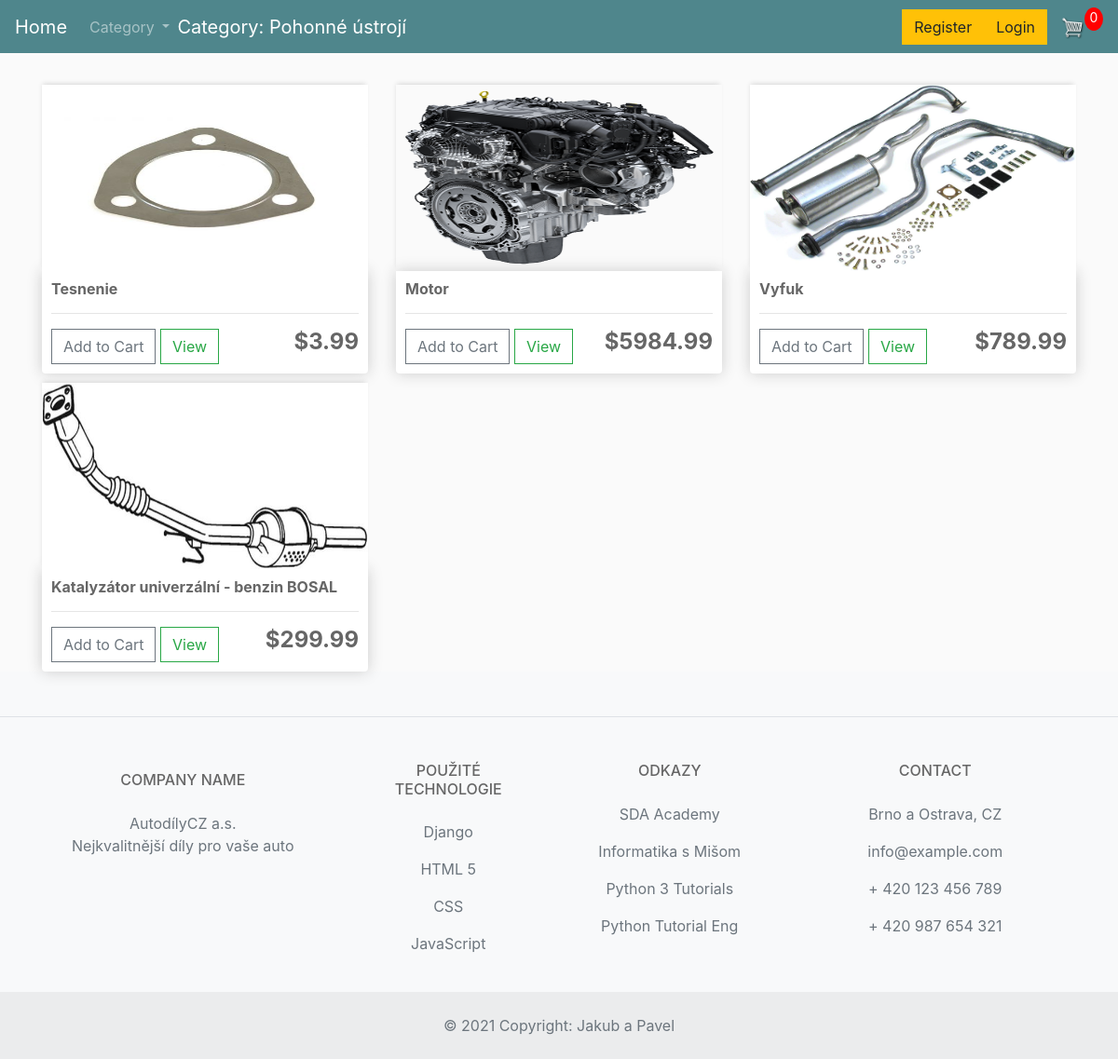
Page /category/1/ on the committed database.
### store/models.py (models this page shows, shortened)
class Category(models.Model):
    name = models.CharField(max_length=200)
    description = models.CharField(max_length=500, default="bez popisu")

class Product(models.Model):
    name = models.CharField(max_length=200)
    price = models.FloatField()
    digital = models.BooleanField(default=False, null=True, blank=True)
    Description = models.CharField(max_length=500, default="bez popisu")
    image = models.ImageField(null=True, blank=True)
    category = models.ManyToManyField(Category, related_name='products')
    @property
    def imageURL(self):
        try:
            url = self.image.url
        except:
            url = ''
        return url

### store/views.py (the view)
# urls.py: path('category/<int:pk>/', views.category, name='category'),
def category(request, pk):
    data = cartData(request)
    cartItems = data['cartItems']
    category = Category.objects.get(pk=pk)
    categorys = Category.objects.all()
    context = {'products': category.products.all(), 'cartItems': cartItems, 'categorys': categorys, 'category': category}
    return render(request, 'store/category.html', context)

### store/utils.py (called while the page is built, shortened)
def cookieCart(request):
    try:
        cart = json.loads(request.COOKIES['cart'])
    except:
        cart = {}
        print('CART:', cart)
    items = []
    order = {'get_cart_total': 0, 'get_cart_items': 0, 'shipping': False}
    cartItems = order['get_cart_items']
    return {'cartItems': cartItems, 'order': order, 'items': items}

def cartData(request):
    if request.user.is_authenticated:
        customer = request.user.customer
        order, created = Order.objects.get_or_create(customer=customer, complete=False)
        items = order.orderitem_set.all()
        cartItems = order.get_cart_items
    else:
        cookieData = cookieCart(request)
        cartItems = cookieData['cartItems']
        order = cookieData['order']
        items = cookieData['items']
    return {'cartItems': cartItems, 'order': order, 'items': items}

### store/templates/store/category.html
{% extends 'store/main.html' %}
{% load static %}
{% block "menu" %}
    <a class="navbar-brand">Category: {{ category.name }}</a>
{% endblock  %}
{% block content %}
	<div class="row">
		{% for product in products %}
		<div class="col-lg-4">
			<img class="thumbnail" src="{{product.imageURL}}">
			<div class="box-element product">
				<h6><strong>{{product.name}}</strong></h6>
				<hr>
				<button data-product="{{product.id}}" data-action="add"
				class="btn btn-outline-secondary add-btn update-cart">Add to Cart</button>
				<a class="btn btn-outline-success" href="{% url 'product_detail' product.id %}">View</a>
				<h4 style="display: inline-block; float: right"><strong>${{product.price}}</strong></h4>
			</div>
		</div>
		{% endfor %}
	</div>
{% endblock content %}

### static/css/main.css (style rules this page uses)
body { background-color: hsl(0, 0%, 98%); }
h1, h2, h3, h4, h5, h6 { color: hsl(0, 0%, 40%); }
.box-element { box-shadow: hsl(0, 0%, 80%) 0 0 16px; background-color: #fff; border-radius: 4px; padding: 10px; }
.thumbnail { width: 100%; height: 200px; -webkit-box-shadow: -1px -3px 5px -2px rgba(214, 214, 214, 1); -moz-box-shadow: -1px -3px 5px -2px rgba(214, 214, 214, 1); box-shadow: -1px -3px 5px -2px rgba(214, 214, 214, 1); }
.product { border-radius: 0 0 4px 4px; }
.col-lg-4, .col-lg-6, .col-lg-8, .col-lg-12 { margin-top: 10px; }
.btn { border-radius: 0; }

### store/templates/store/main.html (style rules this page uses)
img { max-width: 100%; max-height: 100%; display: block; }

### rows in the picture
Category: name "Pohonné ústrojí"
Product: imageURL (picture), name "Tesnenie", price "3.99"
Product: imageURL (picture), name "Motor", price "5984.99"
Product: imageURL (picture), name "Vyfuk", price "789.99"
Product: imageURL (picture), name "Katalyzátor univerzální - benzin BOSAL", price "299.99"

### other values in the picture
{{ cartItems }} "0"
